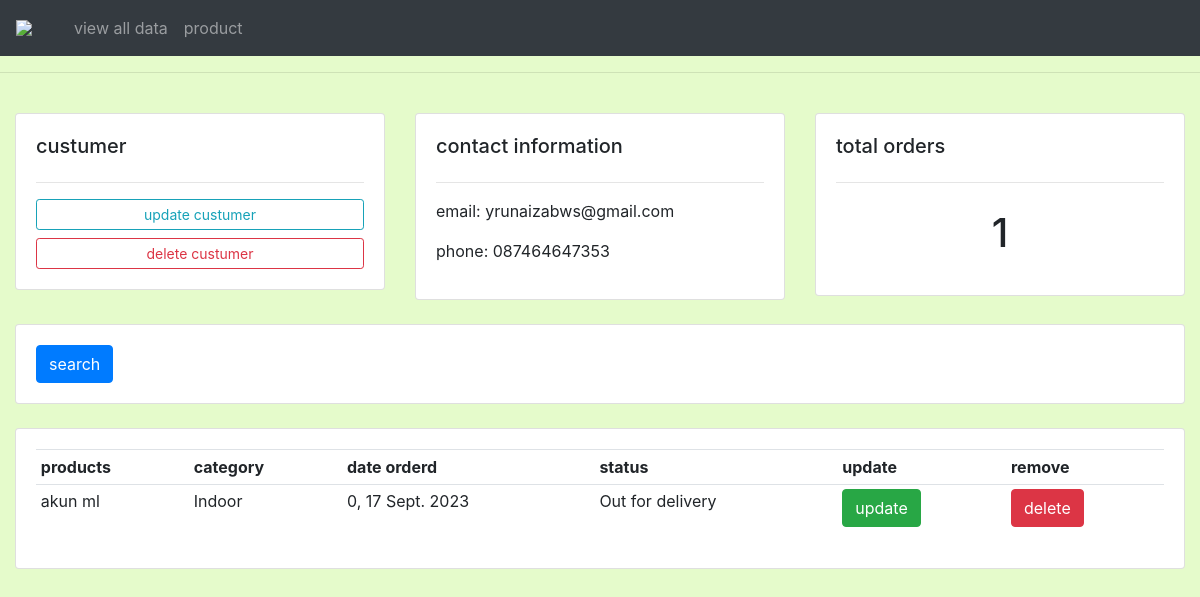
/custumer/5, run on the app's committed database.
### data/models.py (models this page shows, shortened)
class Custumer(models.Model):
    name = models.CharField(max_length=200, blank=True, null=True)
    phone= models.CharField(max_length=200, blank=True, null=True)
    email = models.CharField(max_length=200, blank=True, null=True)
    date_created = models.DateTimeField(auto_now_add=True, null=True)

class Order(models.Model):
    STATUS=(
        ('Pending', 'Pending'),
        ('Out for delivery' , 'Out for delivery'),
        ('Delivered', 'Delivered')
    )
    custumer = models.ForeignKey(Custumer, null=True, on_delete=models.SET_NULL)
    product = models.ForeignKey(Product, null=True, on_delete=models.SET_NULL)
    date_created =models.DateTimeField(auto_now_add=True, null=True)
    status = models.CharField(max_length=200, null=True, choices=STATUS)

class Product(models.Model):
    CATEGORY=(
        ('Indoor', 'Indoor'),
         ('Out Door', 'Out Door')
    )
    name = models.CharField(max_length=200, blank=True, null=True)
    price = models.IntegerField(blank=True, null=True)
    category = models.CharField(max_length=200, blank=True, null=True, choices=CATEGORY)
    description = models.CharField(max_length=200, blank=True, null=True)
    date_created= models.DateTimeField(auto_now_add=True, null=True)
    tag = models.ManyToManyField(Tag)
    def __str__(self):
        return self.name
    class Meta:
        verbose_name_plural = "Product"

### data/views.py (the view)
# urls.py: path('custumer/<str:pk>',views.custumer, name='custumer'),
def custumer(request, pk):
    detailcustumer = Custumer.objects.get(id=pk)
    order_custumer = detailcustumer.order_set.all()
    total_custumer = order_custumer.count()
    context = {
        'judul': 'Halaman konsumen',
        'menu': 'custumer',
        'custumer': detailcustumer,
        'data_order_custumer' : order_custumer,
        'data_total_custumer' : total_custumer,
    }
    return render(request, 'data/custumer.html', context)

### data/templates/data/custumer.html
{% extends "data/main.html" %} {% block content %}
<br />
<div class="container-fluid">
  <div class="row">
    <div class="col-md-4">
      <div class="card card-body">
        <h5>custumer</h5>
        <hr />
        <a class="btn btn-outline-info btn-sm btn-block" href >update custumer</a
        >
        <a class="btn btn-outline-danger btn-sm btn-block" href="" >delete custumer</a
        >
      </div>
    </div>
    <div class="col-md-4">
      <div class="card card-body">
        <h5>contact information</h5>
        <hr />
        <p>email: {{ custumer.email }}</p>
        <p>phone: {{ custumer.phone }}</p>
      </div>
    </div>
    <div class="col-md-4">
      <div class="card card-body">
        <h5>total orders</h5>
        <hr />
        <h1 style="text-align: center; padding: 10px">{{ data_total_custumer }}</h1>
      </div>
    </div>
  </div>
  <br />
  <div class="row">
    <div class="col">
      <div class="card card-body">
        <form method="get">
          <button class="btn btn-primary" type="submit">search</button>
        </form>
      </div>
    </div>
  </div>
  <br />
  <div class="row">
    <div class="col-md">
      <div class="card card-body">
        <table class="table table-sm">
          <tr>
            <th>products</th>
            <th>category</th>
            <th>date orderd</th>
            <th>status</th>
            <th>update</th>
            <th>remove</th>
          </tr>
          {% for tampil_order_custumer in data_order_custumer %}
             <tr>
              <td>{{ tampil_order_custumer.product }}</td>
              <td>{{ tampil_order_custumer.product.category }}</td>
              <td>{{ tampil_order_custumer.date_created|date:"I, d N Y" }}</td>
              <td>{{ tampil_order_custumer.status }}</td>
              <td><a href="{% url 'update_order' tampil_order_custumer.id %}" class="btn btn-success">update</a></td>
              <td><a href="{% url 'delete_order' tampil_order_custumer.id %}" class="btn btn-danger">delete</a></td>
             </tr>
             {% endfor %}
        </table>
      </div>
    </div>
  </div>
</div>
{% endblock content %}

### data/templates/data/main.html (style rules this page uses)
body { background-color: rgba(216, 250, 178, 0.664); }

### data on the page
Custumer: email "yrunaizabws@gmail.com", phone "087464647353"
Order: product "akun ml", product.category "Indoor", date_created "0, 17 Sept. 2023", status "Out for delivery"

### other printed values
{{ data_total_custumer }} "1"
